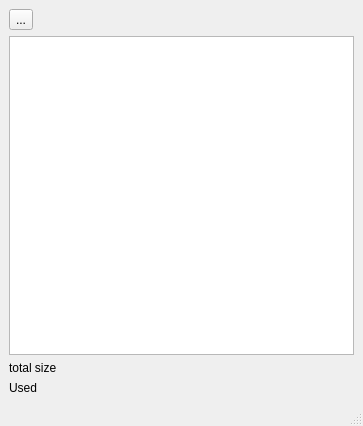
<?xml version="1.0" encoding="UTF-8"?>
<ui version="4.0">
 <class>MainWindow</class>
 <widget class="QMainWindow" name="MainWindow">
  <property name="geometry">
   <rect>
    <x>0</x>
    <y>0</y>
    <width>363</width>
    <height>426</height>
   </rect>
  </property>
  <property name="windowTitle">
   <string>Disk size</string>
  </property>
  <property name="windowIcon">
   <iconset>
    <normaloff>images/scolasync.svg</normaloff>images/scolasync.svg</iconset>
  </property>
  <widget class="QWidget" name="centralwidget">
   <layout class="QVBoxLayout" name="verticalLayout">
    <item>
     <widget class="QToolButton" name="toolButton">
      <property name="text">
       <string>...</string>
      </property>
      <property name="icon">
       <iconset>
        <normaloff>images/icons16/devices/multimedia-player.png</normaloff>images/icons16/devices/multimedia-player.png</iconset>
      </property>
     </widget>
    </item>
    <item>
     <widget class="QGraphicsView" name="graphicsView"/>
    </item>
    <item>
     <widget class="QLabel" name="label_total">
      <property name="text">
       <string>total size</string>
      </property>
     </widget>
    </item>
    <item>
     <widget class="QLabel" name="label_used">
      <property name="text">
       <string>Used</string>
      </property>
     </widget>
    </item>
   </layout>
  </widget>
  <widget class="QMenuBar" name="menubar">
   <property name="geometry">
    <rect>
     <x>0</x>
     <y>0</y>
     <width>363</width>
     <height>18</height>
    </rect>
   </property>
  </widget>
  <widget class="QStatusBar" name="statusbar"/>
 </widget>
 <resources/>
 <connections/>
</ui>
